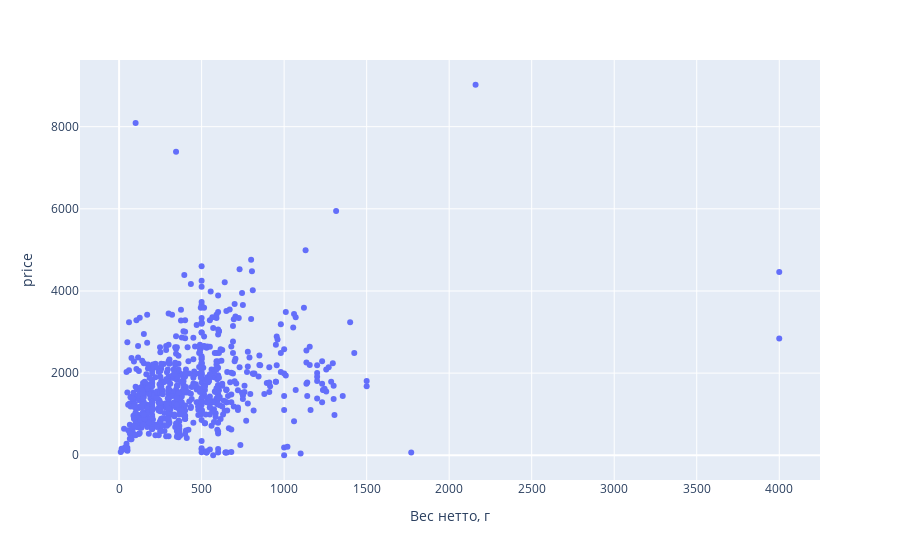

Notebook cell for this chart:
### Code cell
px.scatter(acids_df, x='Вес нетто, г', y='price')

### Figure 1 — Plotly figure (JSON) as saved in the notebook; plotly's stock layout.template omitted (floating-point values rounded to 4 significant figures; data arrays with more than 128 entries replaced by an {"elided": "..."} marker saying what was removed)
{"data": [{"hovertemplate": "Вес нетто, г=%{x}<br>price=%{y}<extra></extra>", "legendgroup": "", "marker": {"color": "#636efa", "symbol": "circle"}, "mode": "markers", "name": "", "orientation": "v", "showlegend": false, "type": "scatter", "x": {"elided": "926 int values"}, "xaxis": "x", "y": {"elided": "926 int values"}, "yaxis": "y"}], "layout": {"legend": {"tracegroupgap": 0}, "margin": {"t": 60}, "xaxis": {"anchor": "y", "domain": [0, 1], "title": {"text": "Вес нетто, г"}}, "yaxis": {"anchor": "x", "domain": [0, 1], "title": {"text": "price"}}}}
